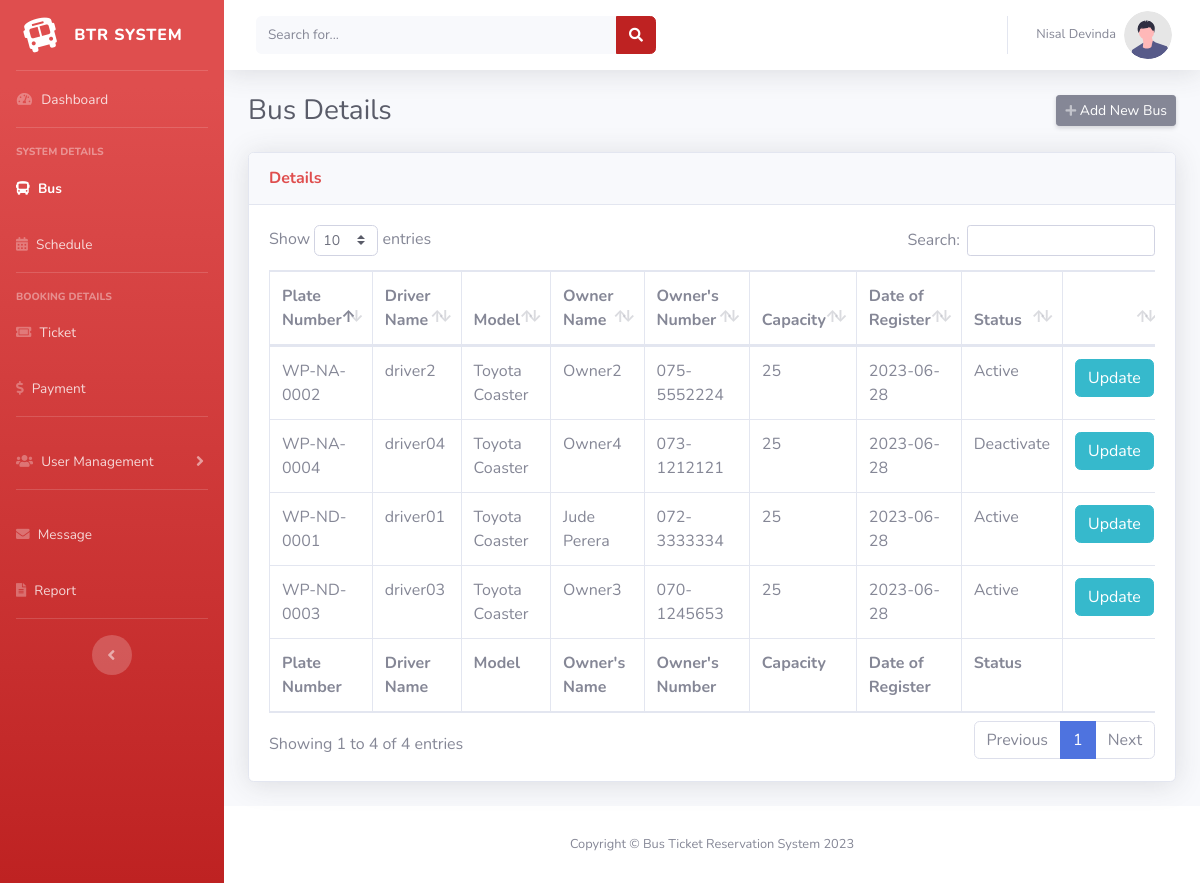
The page /Admin/Bus.php (signed in) on the database its author committed.
### tables this page shows
CREATE TABLE `user` (
  `email` varchar(100) NOT NULL,
  `password` varchar(20) NOT NULL,
  `name` varchar(100) NOT NULL,
  `contact_no` varchar(11) NOT NULL,
  `reg_date` date NOT NULL,
  `type` varchar(15) NOT NULL,
  `status` varchar(10) NOT NULL
);

CREATE TABLE `bus` (
  `plate_number` varchar(10) NOT NULL,
  `driver_id` int(11) NOT NULL,
  `model` varchar(50) NOT NULL,
  `capacity` int(11) NOT NULL,
  `owner_name` varchar(100) NOT NULL,
  `contact_number` varchar(11) NOT NULL,
  `reg_date` date NOT NULL,
  `bus_status` varchar(10) NOT NULL,
  `tour_status` varchar(20) NOT NULL
);

### Admin/Bus.php (the view, shortened to what this page needs)
<?php
require_once "../config/database.php";
$sql = "SELECT * FROM `user` LEFT JOIN `admin` ON `user`.`email`=`admin`.`email` WHERE `user`.`email`='".$_SESSION['email']."' ;";
$result = $conn->query($sql);
$row = $result->fetch_assoc();
$admin_name=$row["name"];
?>
<!DOCTYPE html>
<html lang="en">
<head>
    <link href="vendor/fontawesome-free/css/all.min.css" rel="stylesheet" type="text/css">
    <link href="css/sb-admin-2.min.css" rel="stylesheet">
    <link href="vendor/datatables/dataTables.bootstrap4.min.css" rel="stylesheet">
</head>
<body id="page-top">
    <div id="wrapper">
        <ul class="navbar-nav bg-gradient-primary sidebar sidebar-dark accordion" id="accordionSidebar">
            <a class="sidebar-brand d-flex align-items-center justify-content-center" href="index.php">
                <div class="sidebar-brand-icon rotate-n-15">
                    <i class="fas fa-bus-alt"></i>
                </div>
                <div class="sidebar-brand-text mx-3">BTR System</div>
            </a>
            <hr class="sidebar-divider my-0">
            <li class="nav-item">
                <a class="nav-link" href="index.php">
                    <i class="fas fa-fw fa-tachometer-alt"></i>
                    <span>Dashboard</span></a>
            </li>
            <hr class="sidebar-divider">
            <div class="sidebar-heading">
                System details
            </div>
            <li class="nav-item active">
                <a class="nav-link" href="Bus.php">
                    <i class="fas fa-bus"></i>
                    <span>Bus</span></a>
            </li>
            <li class="nav-item ">
                <a class="nav-link" href="Schedule.php">
                    <i class="fas fa-calendar-alt"></i>
                    <span>Schedule</span></a>
            </li>
            <hr class="sidebar-divider">
            <div class="sidebar-heading">
                Booking Details
            </div>
            <li class="nav-item ">
                <a class="nav-link" href="Ticket.php">
                    <i class="fas fa-ticket-alt"></i>
                    <span>Ticket</span></a>
            </li>
            <li class="nav-item">
                <a class="nav-link" href="Payment.php">
                    <i class="fas fa-dollar-sign"></i>
                    <span>Payment</span></a>
            </li>
            <hr class="sidebar-divider">
            <li class="nav-item">
                <a class="nav-link collapsed" href="#" data-toggle="collapse" data-target="#collapseTwo"
                    aria-expanded="true" aria-controls="collapseTwo">
                    <i class="fas fa-users"></i>
                    <span>User Management</span>
                </a>
            </li>
            <hr class="sidebar-divider">
            <li class="nav-item">
                <a class="nav-link" href="Messages.php">
                    <i class="fas fa-envelope"></i>
                    <span>Message</span></a>
            </li>
            <li class="nav-item">
                <a class="nav-link" href="Reports.php">
                    <i class="fas fa-file-alt"></i>
                    <span>Report</span></a>
            </li>
            <hr class="sidebar-divider d-none d-md-block">
            <div class="text-center d-none d-md-inline">
                <button class="rounded-circle border-0" id="sidebarToggle"></button>
            </div>
        </ul>
        <div id="content-wrapper" class="d-flex flex-column">
            <div id="content">
                <nav class="navbar navbar-expand navbar-light bg-white topbar mb-4 static-top shadow">
                    <form
                        class="d-none d-sm-inline-block form-inline mr-auto ml-md-3 my-2 my-md-0 mw-100 navbar-search">
                        <div class="input-group">
                            <input type="text" class="form-control bg-light border-0 small" placeholder="Search for..."
                                aria-label="Search" aria-describedby="basic-addon2">
                            <div class="input-group-append">
                                <button class="btn btn-primary" type="button">
                                    <i class="fas fa-search fa-sm"></i>
                                </button>
                            </div>
                        </div>
                    </form>
                    <ul class="navbar-nav ml-auto">
                        <li class="nav-item dropdown no-arrow">
                            <a class="nav-link dropdown-toggle" href="#" id="userDropdown" role="button"
                                data-toggle="dropdown" aria-haspopup="true" aria-expanded="false">
                                <span class="mr-2 d-none d-lg-inline text-gray-600 small"><?= $admin_name ?></span>
                                <img class="img-profile rounded-circle"
                                    src="img/Profile/default.svg">
                            </a>
                        </li>
                    </ul>
                </nav>
                <div class="container-fluid">
                    <div class="d-sm-flex align-items-center justify-content-between mb-4">
                        <h1 class="h3 mb-0 text-gray-800">Bus Details</h1>
                        <a href="Add_new_driver.php" class="d-none d-sm-inline-block btn btn-sm btn-secondary shadow-sm"><i
                                class="fas fa-plus fa-sm text-white-50"></i> Add New Bus</a>
                    </div>
                </div>
                <div class="container-fluid">
                    <div class="card shadow mb-4">
                        <div class="card-header py-3">
                            <h6 class="m-0 font-weight-bold text-primary">Details</h6>
                        </div>
                        <div class="card-body">
                            <div class="table-responsive">
                                <table class="table table-bordered" id="dataTable" width="100%" cellspacing="0">
                                <thead>
                                        <tr>
                                            <th>Plate Number</th>
                                            <th>Driver Name</th>
                                            <th>Model</th>
                                            <th>Owner Name</th>
                                            <th>Owner's Number</th>
                                            <th>Capacity</th>
                                            <th>Date of Register</th>
                                            <th>Status</th>
                                            <th></th>
                                        </tr>
                                    </thead>
                                    <tfoot>
                                        <tr>
                                            <th>Plate Number</th>
                                            <th>Driver Name</th>
                                            <th>Model</th>
                                            <th>Owner's Name</th>
                                            <th>Owner's Number</th>
                                            <th>Capacity</th>
                                            <th>Date of Register</th>
                                            <th>Status</th>
                                            <th></th>
                                        </tr>
                                    </tfoot>
                                    <tbody>
                                        <?php
                                            $sql = "SELECT * FROM `bus`,`driver`,`user` WHERE bus.driver_id = driver.driver_no AND driver.email = user.email;";
                                            $result = $conn->query($sql);
                                            if ($result->num_rows > 0) {
                                                while($row = $result->fetch_assoc()) {
                                                    echo "<tr>
                                                    <td>".$row["plate_number"]."</td>
                                                    <td>".$row["name"]."</td>
                                                    <td>".$row["model"]."</td>
                                                    <td>".$row["owner_name"]."</td>
                                                    <td>".$row["contact_number"]."</td>
                                                    <td>".$row["capacity"]."</td>
                                                    <td>".$row["reg_date"]."</td>
                                                    <td>".$row["bus_status"]."</td>
                                                    <td><a href='Edit_bus.php?b_id=".$row["plate_number"]."' class='btn btn-info btn-icon-split'><span class='text'>Update</span></a></td>
                                                    </tr>";
                                                }
                                            }
                                        ?>
                                    </tbody>
                                </table>
                            </div>
                        </div>
                    </div>
                </div>
            </div>
            <footer class="sticky-footer bg-white">
                <div class="container my-auto">
                    <div class="copyright text-center my-auto">
                    <span>Copyright &copy; Bus Ticket Reservation System 2023</span>
                    </div>
                </div>
            </footer>
        </div>
    </div>
</body>
</html>

### rows shown on the page
user: name "Nisal Devinda"
bus: plate_number "WP-NA-0002", user.name "driver2", model "Toyota Coaster", owner_name "Owner2", contact_number "075-5552224", capacity "25", user.reg_date "2023-06-28", bus_status "Active"
bus: plate_number "WP-NA-0004", user.name "driver04", model "Toyota Coaster", owner_name "Owner4", contact_number "073-1212121", capacity "25", user.reg_date "2023-06-28", bus_status "Deactivate"
bus: plate_number "WP-ND-0001", user.name "driver01", model "Toyota Coaster", owner_name "Jude Perera", contact_number "072-3333334", capacity "25", user.reg_date "2023-06-28", bus_status "Active"
bus: plate_number "WP-ND-0003", user.name "driver03", model "Toyota Coaster", owner_name "Owner3", contact_number "070-1245653", capacity "25", user.reg_date "2023-06-28", bus_status "Active"
